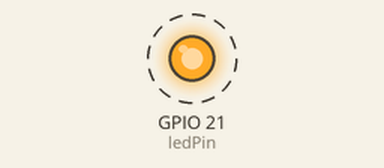
Simulated run of this program. Board: Raspberry Pi (BCM pin numbers). Shown: output pins drawn as LEDs (lit = HIGH). Dashed ring = blinking.

Above: at 0.2 s.
Timing chart, 0 to 3.0 s (numbered marks = the images above):
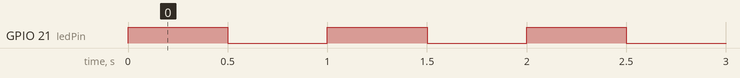

Measured:
- by itself, GPIO 21 (ledPin): alternates HIGH for 0.50 s and LOW for 0.50 s

The program:

ledinfblink.py
```python
# => 무한으로 깜빡거리게

#! /usr/bin/env python  # 셔뱅으로 파이썬 버전 설정
                        # 스크립트를 실행시켜줄 프로그램의 경로 지정

import RPi.GPIO as GPIO
import time

ledPin = 21

GPIO.setmode(GPIO.BCM)
GPIO.setup(ledPin, GPIO.OUT)

try:
    while True:
        GPIO.output(ledPin, True)
        time.sleep(0.5) # 0.5초
        GPIO.output(ledPin, False)
        time.sleep(0.5)

except KeyboardInterrupt:
    GPIO.cleanup()
```
